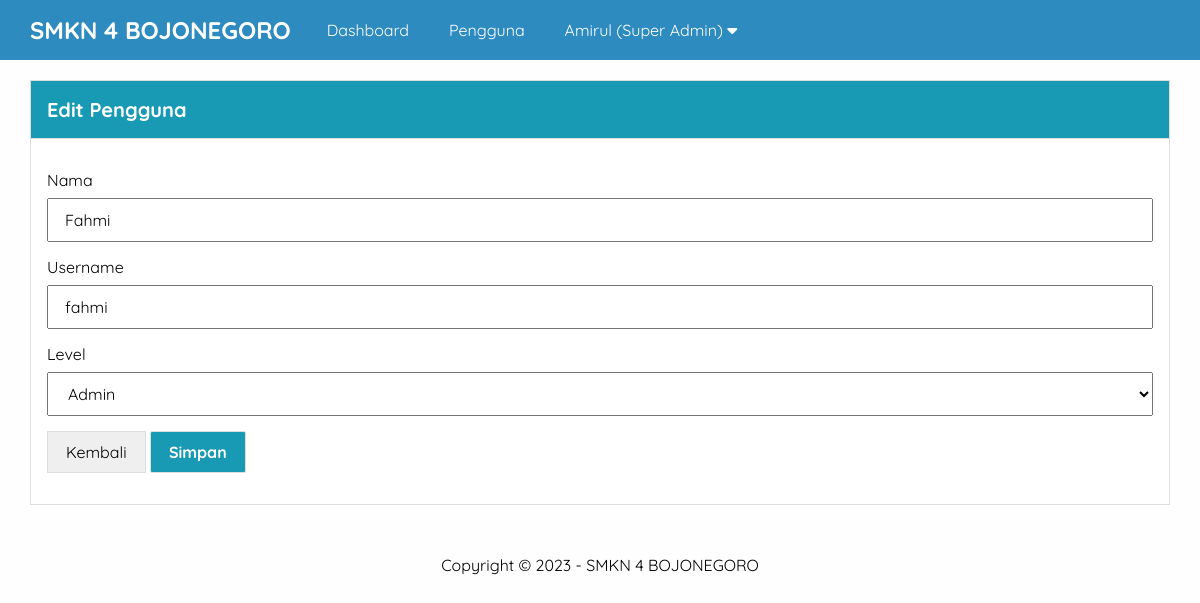
The app's page /admin/edit-pengguna.php?id=2 (signed in) with its own data.
### tables this page shows
CREATE TABLE `pengaturan` (
  `id` int(11) NOT NULL,
  `nama` varchar(50) NOT NULL,
  `email` varchar(50) NOT NULL,
  `telepon` varchar(20) NOT NULL,
  `alamat` text NOT NULL,
  `logo` varchar(50) NOT NULL,
  `favicon` varchar(50) NOT NULL,
  `tentang_sekolah` text NOT NULL,
  `foto_sekolah` varchar(50) NOT NULL,
  `google_maps` text NOT NULL,
  `nama_kepsek` varchar(50) NOT NULL,
  `foto_kepsek` varchar(50) NOT NULL,
  `sambutan_kepsek` text NOT NULL,
  `created_at` timestamp NOT NULL DEFAULT current_timestamp(),
  `updated_at` datetime DEFAULT NULL
);

CREATE TABLE `pengguna` (
  `id` int(11) NOT NULL,
  `nama` varchar(30) NOT NULL,
  `username` varchar(30) NOT NULL,
  `password` varchar(50) NOT NULL,
  `level` enum('Super Admin','Admin') NOT NULL,
  `created_at` timestamp NOT NULL DEFAULT current_timestamp(),
  `updated_at` datetime DEFAULT NULL
);

### admin/edit-pengguna.php (the view, shortened to what this page needs)
<?php include 'header.php';
?>
<?php
$pengguna = mysqli_query($conn, "SELECT * FROM pengguna
 WHERE id = '" . $_GET['id'] . "'");
$p = mysqli_fetch_object($pengguna);
?>
<div class="content">
  <div class="container">
    <div class="box">
      <div class="box-header">
        Edit Pengguna
      </div>
      <div class="box-body">
        <form action="" method="POST">
          <div class="form-group">
            <label for="">Nama</label>
            <input type="text" name="nama" value="<?= $p->nama; ?>" placeholder="Nama Lengkap" class="input-kontrol" required>
          </div>
          <div class="form-group">
            <label for="">Username</label>
            <input type="text" name="username" value="<?= $p->username; ?>" placeholder="Username" class="input-kontrol" required>
          </div>
          <div class="form-group">
            <label for="">Level</label>
            <select name="level" id="" class="input-kontrol" required>
              <option value="Admin" <?= ($p->level == 'Admin') ? 'selected' : ''; ?>>Admin</option>
            </select>
          </div>
          <button type="button" onclick="window.location='pengguna.php'" class="btn-secondary">Kembali</button>
          <input type="submit" name="submit" value="Simpan" class="btn">
        </form>
      </div>
    </div>
  </div>
</div>
<?php include 'footer.php'; ?>

### admin/header.php (shortened to what this page needs)
<?php
include "../koneksi.php";
$identitas = mysqli_query($conn, "SELECT * FROM pengaturan ORDER BY id DESC LIMIT 1");
$d = mysqli_fetch_object($identitas);
?>
<!DOCTYPE html>
<html lang="en">
<head>
  <link rel="stylesheet" href="../assets/css/style.css">
  <link rel="stylesheet" href="https://cdnjs.cloudflare.com/ajax/libs/font-awesome/6.1.1/css/all.min.css" />
</head>
<body class="bg-light">
  <div class="navbar">
    <div class="container">
      <h2 class="nav-brand float-left"><a href="index.php"><?= $d->nama; ?></a></h2>
      <ul class="nav-menu float-left">
        <li><a href="index.php">Dashboard</a></li>
        <?php
        if ($_SESSION['ulevel'] == 'Super Admin') { ?>
          <li><a href="pengguna.php">Pengguna</a></li>
        <?php } ?>
        <li>
          <a href="#"><?= $_SESSION['uname'] ?> (<?= $_SESSION['ulevel'] ?>) <i class="fa fa-caret-down"></i></a>
        </li>
      </ul>
    </div>
  </div>

### admin/footer.php
<div class="footer">
  <div class="container text-center">
    Copyright &copy; 2023 - <?= $d->nama; ?>
  </div>
</div>
</body>
</html>

### assets/css/style.css (style rules this page uses)
* { margin: 0; padding: 0; font-family: "Quicksand", sans-serif; box-sizing: border-box; }
a { text-decoration: none; }
.container { width: 1140px; margin: 0 auto; }
.container::after { content: ''; display: block; clear: both; }
.bg-light { background-color: #fefefe; }
.box { border: 1px solid #ddd; background-color: #fff; }
.box-header { padding: 16px; border-bottom: 1px solid #ddd; background-color: #189AB4; color: #fff; font-size: 20px; font-weight: 900; }
.box-body { padding: 16px; }
form { margin: 15px 0; }
.form-group { margin-bottom: 15px; }
.form-group label { display: block; margin-bottom: 8px; }
.form-group .input-kontrol { padding: 10px 16px; width: 100%; font-size: 16px; }
.btn { border: 1px solid #ddd; padding: 10px 18px; font-size: 16px; border-radius: 2px; background-color: #189AB4; color: #fff; font-weight: 900; }
.btn-secondary { border: 1px solid #ddd; padding: 10px 18px; font-size: 16px; }
.text-center { text-align: center !important; }
.navbar { height: 60px; width: 100%; background-color: #2E8BC0; position: fixed; top: 0; z-index: 1000; }
.navbar a { color: #fff; }
.nav-brand { display: inline-block; padding: 15px 0; margin-right: 16px; }
.float-left { float: left; }
.nav-menu { display: flex; list-style: none; }
.nav-menu li a { padding: 20px; display: inline-block; }
.content { padding: 80px 0 30px 0; }
.footer { padding: 20px 0; }

### records on screen
pengaturan: nama "SMKN 4 BOJONEGORO"
pengguna: nama "Fahmi", username "fahmi", level "Admin"

### other values on screen
$_SESSION['uname'] "Amirul"
$_SESSION['ulevel'] "Super Admin"
